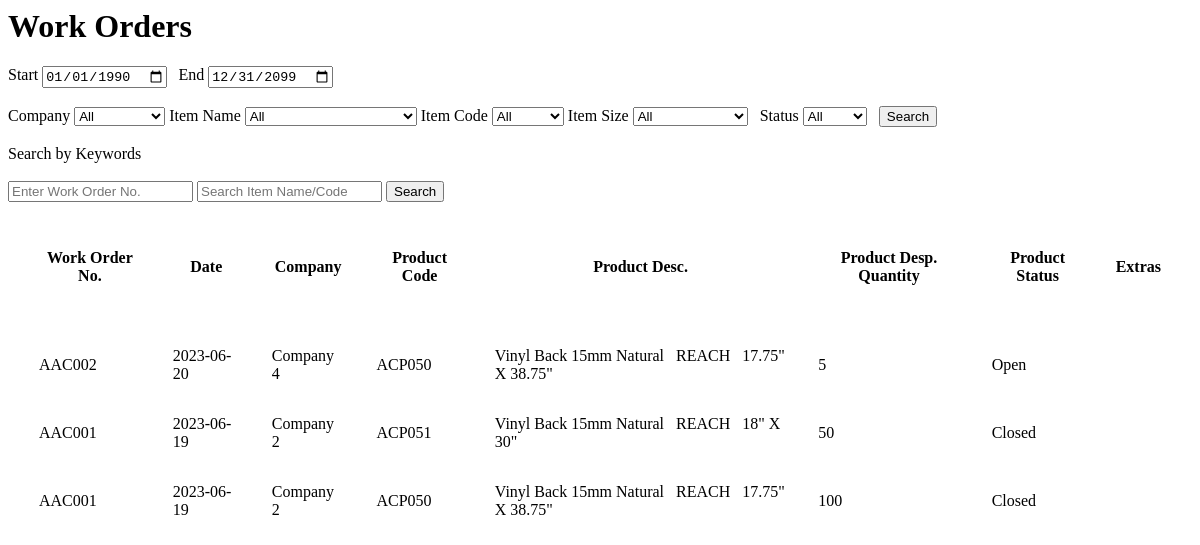
The app's page /workordershowall.php, older data.
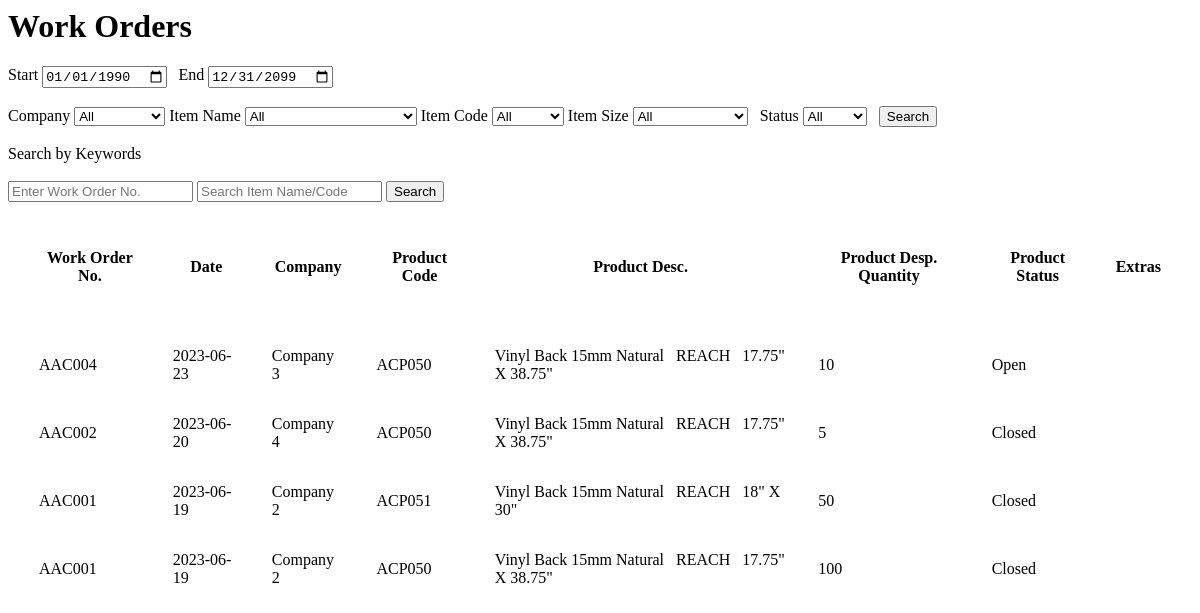
The same page, newer data.
### tables this page shows
CREATE TABLE IF NOT EXISTS `work_orders` (
  `id` int NOT NULL AUTO_INCREMENT,
  `date` date NOT NULL,
  `work_order_no` varchar(25) NOT NULL,
  `company` varchar(50) NOT NULL,
  `extras` varchar(50) NOT NULL,
  `status` varchar(20) NOT NULL DEFAULT 'Open',
  PRIMARY KEY (`id`)
);

CREATE TABLE IF NOT EXISTS `work_order_products` (
  `work_order_no` varchar(25) NOT NULL,
  `code` varchar(25) NOT NULL,
  `name` varchar(50) NOT NULL,
  `design` varchar(50) NOT NULL,
  `size` varchar(25) NOT NULL,
  `features` varchar(50) NOT NULL,
  `qty` int NOT NULL
);

### workordershowall.php (the view, shortened to what this page needs)
<?php
include 'conn.php';
?>
<?php
$start = '1990-01-31';
$end = '2099-12-31';
$sql = "select * from work_orders,work_order_products where work_orders.work_order_no = work_order_products.work_order_no";
$sql .= "  AND date BETWEEN '$start' AND '$end' ORDER BY status DESC";
$retval = mysqli_query($conn, $sql);
?>
<html>
<body>
    <div>
        <h1>Work Orders</h1>
        <form name="filter" method="post">
            <label for="start">Start</label>
            <input type="date" value="1990-01-01" id='start' required name="start">
            <label for="end">End</label>
            <input name="end" value="2099-12-31" id='end' required type="date">
            <br> <br>
            <label>Company</label>
            <select name='company'>
                <option selected>All</option>
            </select>
            <label>Item Name</label>
            <select name='name'>
                <option selected>All</option>
            </select>
            <label>Item Code</label>
            <select name='code'>
                <option selected>All</option>
            </select>
            <label>Item Size</label>
            <select name='size'>
                <option selected>All</option>
            </select> &nbsp;
            <label>Status</label>
            <select name='status'>
                <option selected>All</option>
            </select> &nbsp;
            <input type="submit" name="filter" value="Search">
            <br> <br>
            Search by Keywords <br> <br>
            <input type="text" name="wno" placeholder="Enter Work Order No.">
            <input type="text" name="search" placeholder="Search Item Name/Code">
            <input type="submit" name="filter" value="Search">
        </form>
        <table style="border-spacing: 30px;">
            <thead>
                <th>
                    Work Order No.
                </th>
                <th>
                    Date
                </th>
                <th>
                    Company
                </th>
                <th>
                    Product Code
                </th>
                <th>
                    Product Desc.
                </th>
                <th>
                    Product Desp. Quantity
                </th>
                <th>
                    Product Status
                </th>
                <th>
                    Extras
                </th>
            </thead>
            <tbody>
                <tr>
                    <?php
                    while ($row = $retval->fetch_assoc()) {
                        if (!empty($row)) {
                            echo "
                    <tr>
                    <td>
                    {$row['work_order_no']}
                    </td>
                    <td>
                    {$row['date']}
                    </td>
                    <td>
                    {$row['company']}
                    </td>
                    <td>
                    {$row['code']}
                    </td>
                    <td>
                    {$row['name']}
                    &nbsp;
                    {$row['design']}
                    &nbsp;
                    {$row['size']}
                    </td>
                    <td>
                    {$row['qty']}
                    </td>
                    <td>
                    {$row['status']}
                    </td>
                    <td>
                    {$row['extras']}
                    </td>
                    </tr>
                    ";
                        }
                    }
                    ?>
                </tr>
            </tbody>
        </table>
    </div>
</body>
</html>

Row changes from the older to the newer data that the page shows:
added work_orders: work_order_products.work_order_no "AAC004", date "2023-06-23", company "Company 3", work_order_products.code "ACP050", work_order_products.name "Vinyl Back 15mm Natural", work_order_products.design "REACH", work_order_products.size "17.75\" X 38.75\"", work_order_products.qty "10", status "Open"
changed work_orders "Company 4": status "Open" → "Closed"
